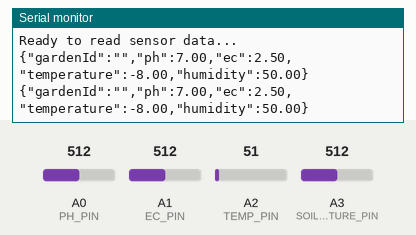
Simulated run of this sketch. Board: Arduino Uno, built with avr-gcc and run on an emulated ATmega328P. Parts: the last lines printed to the serial monitor. Inputs (shaded band) come from the test bench; at power-on: A2 (TEMP_PIN) = 51, A0 (PH_PIN) = 512, A1 (EC_PIN) = 512, A3 (SOIL_MOISTURE_PIN) = 512.

Above: at 10.8 s.
10.9 s: A2 (TEMP_PIN) set to 61
At 15.6 s:
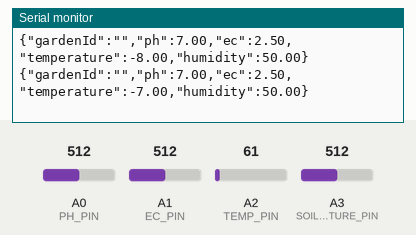
18.4 s: A0 (PH_PIN) set to 716
At 20.6 s:
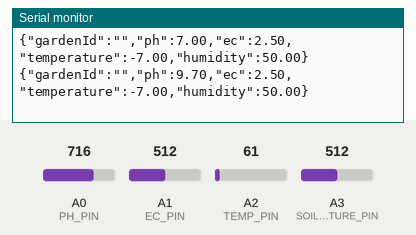
25.9 s: A1 (EC_PIN) set to 716
At 30.6 s:
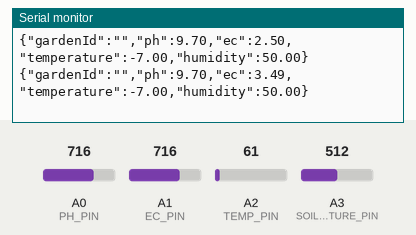
33.4 s: A3 (SOIL_MOISTURE_PIN) set to 716
At 35.6 s:
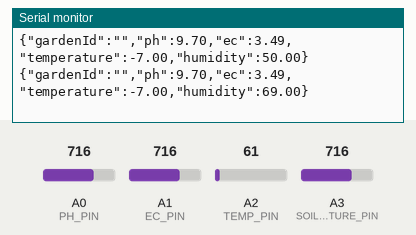
40.9 s: A2 (TEMP_PIN) set to 71
At 45.6 s:
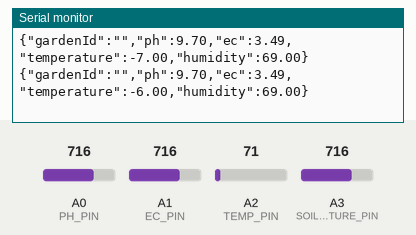
48.4 s: A0 (PH_PIN) set to 992
At 50.7 s:
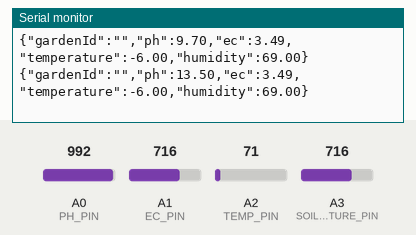
Timing chart, 0 to 52.2 s (numbered marks = the images above; inputs shaded):
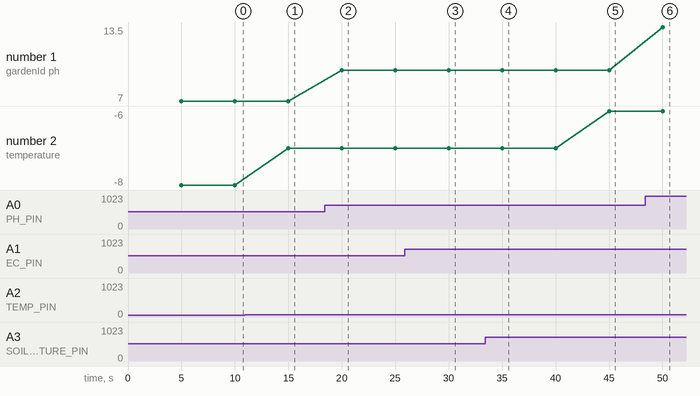

Measured:
- after the input at 10.9 s, the serial monitor: prints a new line after 4.1 s (image 1)
- after the input at 18.4 s, the serial monitor: prints a new line after 1.6 s (image 2)
- after the input at 25.9 s, the serial monitor: prints a new line after 4.1 s (image 3)
- after the input at 33.4 s, the serial monitor: prints a new line after 1.6 s (image 4)
- after the input at 40.9 s, the serial monitor: prints a new line after 4.1 s (image 5)
- after the input at 48.4 s, the serial monitor: prints a new line after 1.6 s (image 6)
- plotted number 1: 7 → 9.7 after the input at 18.4 s, 9.7 → 13.5 after the input at 48.4 s
- plotted number 2: -8 → -7 after the input at 10.9 s, -7 → -6 after the input at 40.9 s

The sketch:

soil_sensor.ino
```cpp
/*
 * EVA IONI - Soil Sensor for Urban Gardens
 * Bounty #742 - MyZubster Marketplace
 *
 * Questo codice legge i dati da sensori:
 * - pH (sensore analogico)
 * - EC (Conducibilità Elettrica)
 * - Temperatura (DS18B20 o NTC)
 * - Umidità del suolo (resistivo o capacitivo)
 *
 * I dati vengono inviati via Serial al Node.js backend
 */

#include <Arduino.h>

// Pin definitions
#define PH_PIN A0
#define EC_PIN A1
#define TEMP_PIN A2
#define SOIL_MOISTURE_PIN A3

// Variabili per i sensori
float phValue = 0.0;
float ecValue = 0.0;
float temperature = 0.0;
float soilMoisture = 0.0;

// Timing
unsigned long lastRead = 0;
const unsigned long READ_INTERVAL = 5000; // 5 secondi

void setup() {
  Serial.begin(9600);
  while (!Serial) {
    ; // Attendi la connessione seriale
  }

  Serial.println("EVA IONI - Soil Sensor v1.0");
  Serial.println("Ready to read sensor data...");
}

void loop() {
  if (millis() - lastRead >= READ_INTERVAL) {
    lastRead = millis();

    // Leggi i sensori
    readSensors();

    // Invia i dati in formato JSON via Serial
    sendData();
  }
}

void readSensors() {
  // Leggi i valori analogici
  int phRaw = analogRead(PH_PIN);
  int ecRaw = analogRead(EC_PIN);
  int tempRaw = analogRead(TEMP_PIN);
  int moistureRaw = analogRead(SOIL_MOISTURE_PIN);

  // Converti in valori reali
  phValue = map(phRaw, 0, 1023, 0, 140) / 10.0; // pH 0-14
  ecValue = map(ecRaw, 0, 1023, 0, 500) / 100.0; // EC 0-5.0 mS/cm
  temperature = map(tempRaw, 0, 1023, -10, 50); // Temperatura -10°C a 50°C
  soilMoisture = map(moistureRaw, 0, 1023, 0, 100); // Umidità 0-100%
}

void sendData() {
  // Crea un oggetto JSON
  String json = "{";
  json += "\"gardenId\":\"\","; // Sarà riempito dal backend
  json += "\"ph\":" + String(phValue) + ",";
  json += "\"ec\":" + String(ecValue) + ",";
  json += "\"temperature\":" + String(temperature) + ",";
  json += "\"humidity\":" + String(soilMoisture);
  json += "}";

  Serial.println(json);
}
```
